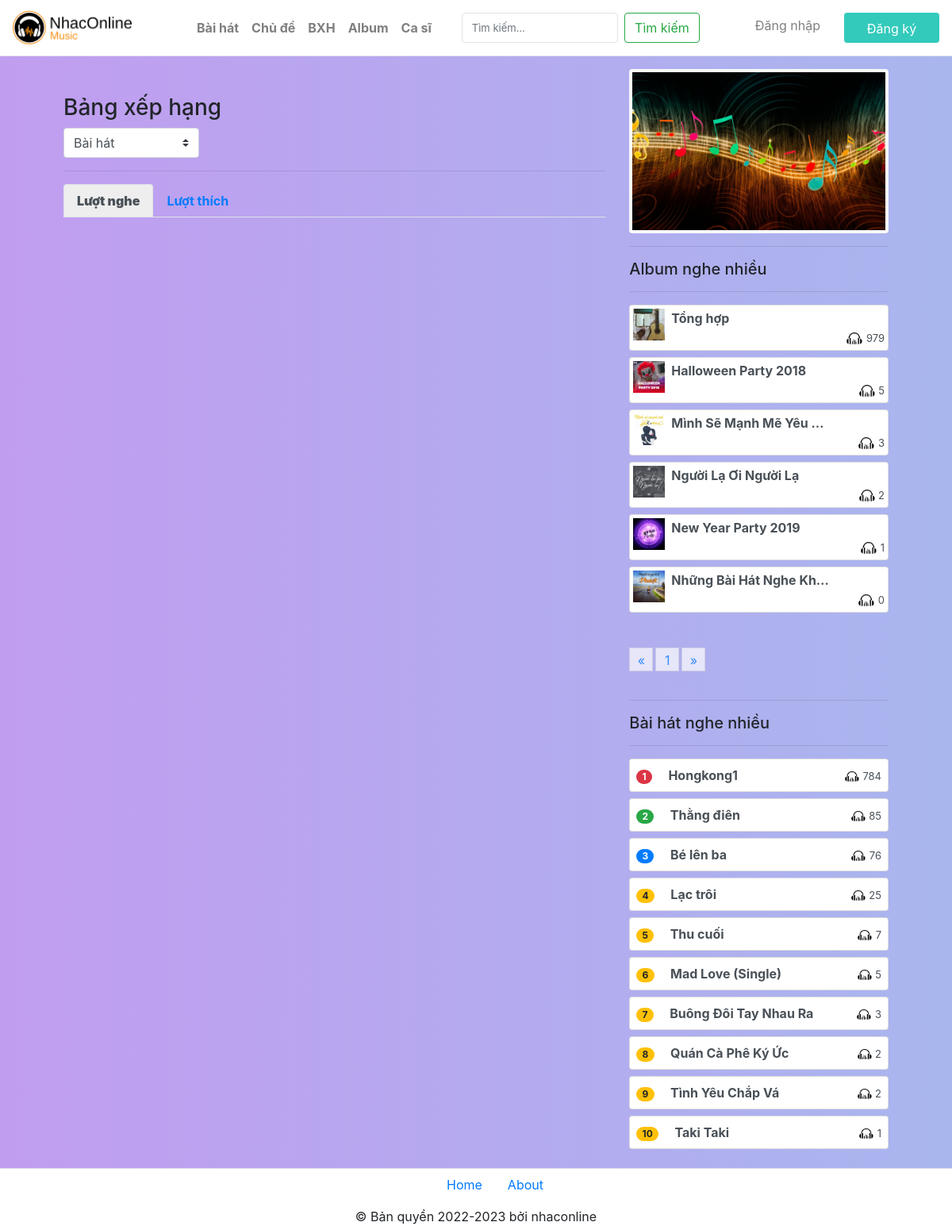
Screenshot of /Sources/bxh.php with the database file from the repository.
### tables this page shows
CREATE TABLE IF NOT EXISTS album (
  id int(100) NOT NULL AUTO_INCREMENT,
  tenalbum varchar(100) NOT NULL,
  image varchar(100) NOT NULL,
  PRIMARY KEY (id)
);

CREATE TABLE IF NOT EXISTS baihat (
  id int(100) NOT NULL AUTO_INCREMENT,
  tenbaihat varchar(100) NOT NULL,
  path varchar(100) NOT NULL,
  image varchar(100) NOT NULL,
  luotnghe int(100) NOT NULL,
  likes int(100) NOT NULL DEFAULT 0,
  idalbum int(10) NOT NULL,
  idcasi int(10) NOT NULL,
  idchude int(10) NOT NULL,
  ngaydang datetime NOT NULL DEFAULT CURRENT_TIMESTAMP,
  PRIMARY KEY (id)
);

### Sources/php/menuright.php (the view, shortened to what this page needs)
<div class="w-100 mt-3 p-1 bg-light rounded"><img class="w-100" src="./image/score.jpg" alt="Ảnh"></div>
    <hr>
    <div class="text-md-left mt-3">
            <h5>Album nghe nhiều</h5>
        </div><hr>
    <div class="list-group">
        <ul id="listbaihat" class="p-0" style="list-style:none;">
            <?php require('./php/connect.php');
            $sql = "SELECT a.id,a.tenalbum,a.image, SUM(vb.luotnghe) AS tongluotnghe FROM album a INNER JOIN v_baihat vb ON a.id = vb.idalbum GROUP BY a.id ORDER BY (tongluotnghe) DESC" ;
            $result = mysqli_query($con,$sql);
            while($row = mysqli_fetch_assoc($result)){
                $tenalbum = $row['tenalbum'];
                $anh = $row['image'];
                $luotnghe = $row['tongluotnghe'];
                echo '<a href="./p_album.php?id='.$row['id'].'" class="list-group-item list-group-item-action flex-column align-items-start mb-2 p-1 rounded">
                    <span>
                        <img class="float-md-left mr-2" src="./'.$anh.'" width="40px">
                    </span>
                    <div class="item_title">'.$tenalbum.'</div>
                    <div class="box_items text-right">
                        <span class="item_span">
                            <img src="./image/views.png" width="20px">
                            <span style="font-size:13px;">'.$luotnghe.'</span>
                        </span>
                    </div>
                </a>';
            }
            ?>
        </ul>
    </div>
    <hr>
<div class="text-md-left">
    <h5>Bài hát nghe nhiều</h5>
</div><hr>
<div class="list-group">
    <?php
        require('./php/connect.php');
        $sql = "SELECT * FROM v_baihat ORDER BY luotnghe DESC";
        $result = mysqli_query($con,$sql);
        $i=1;
        while(($row = mysqli_fetch_assoc($result)) && ($i<=10)){
            $tenbaihat = $row['tenbaihat'];
            $luotnghe = $row['luotnghe'];
            $cl='';
        switch ($i) {
            case 1:
                $cl='danger';
                break;
            case 2:
                $cl='success';
                break;
            case 3:
                $cl='primary';
                break;
            default:
                $cl='warning';
                break;
        }
        echo '<a href="./playnhac.php?id='.$row['id'].'" class="list-group-item list-group-item-action flex-column align-items-start mb-2 p-2 rounded">
                <span class="badge badge-pill badge-'.$cl.'">'.$i.'</span>
                <span class="ml-3 rg">'.$tenbaihat.'</span>
                <span class="item_span float-right">
                    <img src="./image/views.png" width="18px">
                    <span style="font-size:13px;">'.$luotnghe.'</span>
                </span>
            </a>';
        $i++;
        }
    ?>
</div>

### Sources/css/fixbody.css (style rules this page uses)
body { background: linear-gradient(to left, #a9b6ee, #c19df0); }

### Sources/php/menuright.php (style rules this page uses)
.item_title { width: 200px; overflow: hidden; white-space: nowrap; text-overflow: ellipsis; font-weight:bold; }
.rg { width: 200px; overflow: hidden; white-space: nowrap; text-overflow: ellipsis; font-weight:bold; }

### rows the page displays
album: image (picture), tenalbum "Tổng hợp", luotnghe "979"
album: image (picture), tenalbum "Halloween Party 2018", luotnghe "5"
album: image (picture), tenalbum "Mình Sẽ Mạnh Mẽ Yêu…", luotnghe "3"
album: image (picture), tenalbum "Người Lạ Ơi Người Lạ", luotnghe "2"
album: image (picture), tenalbum "New Year Party 2019", luotnghe "1"
album: image (picture), tenalbum "Những Bài Hát Nghe Kh…", luotnghe "0"
baihat: tenbaihat "Hongkong1", luotnghe "784"
baihat: tenbaihat "Thằng điên", luotnghe "85"
baihat: tenbaihat "Bé lên ba", luotnghe "76"
baihat: tenbaihat "Lạc trôi", luotnghe "25"
baihat: tenbaihat "Thu cuối", luotnghe "7"
baihat: tenbaihat "Mad Love (Single)", luotnghe "5"
baihat: tenbaihat "Buông Đôi Tay Nhau Ra", luotnghe "3"
baihat: tenbaihat "Quán Cà Phê Ký Ức", luotnghe "2"
baihat: tenbaihat "Tình Yêu Chắp Vá", luotnghe "2"
baihat: tenbaihat "Taki Taki", luotnghe "1"
